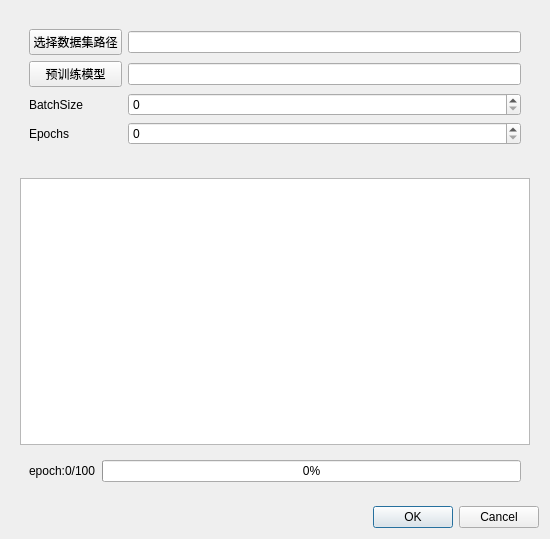
<?xml version="1.0" encoding="UTF-8"?>
<ui version="4.0">
 <class>Dialog</class>
 <widget class="QDialog" name="Dialog">
  <property name="geometry">
   <rect>
    <x>0</x>
    <y>0</y>
    <width>550</width>
    <height>539</height>
   </rect>
  </property>
  <property name="baseSize">
   <size>
    <width>550</width>
    <height>550</height>
   </size>
  </property>
  <property name="windowTitle">
   <string>训练参数选择</string>
  </property>
  <layout class="QVBoxLayout" name="verticalLayout">
   <item>
    <layout class="QGridLayout" name="gridLayout">
     <item row="1" column="0">
      <widget class="QWidget" name="widget" native="true">
       <layout class="QVBoxLayout" name="verticalLayout_2">
        <item>
         <widget class="QWidget" name="widget_2" native="true">
          <layout class="QVBoxLayout" name="verticalLayout_3">
           <item>
            <layout class="QGridLayout" name="gridLayout_2">
             <item row="0" column="0">
              <widget class="QPushButton" name="pushButton">
               <property name="text">
                <string>选择数据集路径</string>
               </property>
              </widget>
             </item>
             <item row="0" column="1">
              <widget class="QLineEdit" name="lineEdit"/>
             </item>
             <item row="1" column="0">
              <widget class="QPushButton" name="pushButton_2">
               <property name="text">
                <string>预训练模型</string>
               </property>
              </widget>
             </item>
             <item row="1" column="1">
              <widget class="QLineEdit" name="lineEdit_2"/>
             </item>
             <item row="2" column="0">
              <widget class="QLabel" name="label">
               <property name="text">
                <string>BatchSize</string>
               </property>
              </widget>
             </item>
             <item row="2" column="1">
              <widget class="QSpinBox" name="spinBox">
               <property name="maximum">
                <number>1000</number>
               </property>
              </widget>
             </item>
             <item row="3" column="0">
              <widget class="QLabel" name="label_2">
               <property name="text">
                <string>Epochs</string>
               </property>
              </widget>
             </item>
             <item row="3" column="1">
              <widget class="QSpinBox" name="spinBox_2">
               <property name="maximum">
                <number>1000</number>
               </property>
              </widget>
             </item>
            </layout>
           </item>
          </layout>
         </widget>
        </item>
       </layout>
      </widget>
     </item>
     <item row="3" column="0">
      <widget class="QDialogButtonBox" name="buttonBox">
       <property name="orientation">
        <enum>Qt::Horizontal</enum>
       </property>
       <property name="standardButtons">
        <set>QDialogButtonBox::Cancel|QDialogButtonBox::Ok</set>
       </property>
      </widget>
     </item>
     <item row="2" column="0">
      <widget class="QWidget" name="widget_3" native="true">
       <layout class="QGridLayout" name="gridLayout_3" rowstretch="10,1">
        <item row="0" column="0">
         <widget class="QTextBrowser" name="textBrowser"/>
        </item>
        <item row="1" column="0">
         <widget class="QWidget" name="widget_4" native="true">
          <layout class="QHBoxLayout" name="horizontalLayout">
           <item>
            <layout class="QGridLayout" name="gridLayout_4">
             <item row="0" column="0">
              <widget class="QLabel" name="label_3">
               <property name="text">
                <string>epoch:0/100</string>
               </property>
              </widget>
             </item>
             <item row="0" column="1">
              <widget class="QProgressBar" name="progressBar">
               <property name="value">
                <number>0</number>
               </property>
              </widget>
             </item>
            </layout>
           </item>
          </layout>
         </widget>
        </item>
       </layout>
      </widget>
     </item>
    </layout>
   </item>
  </layout>
 </widget>
 <resources/>
 <connections/>
</ui>
